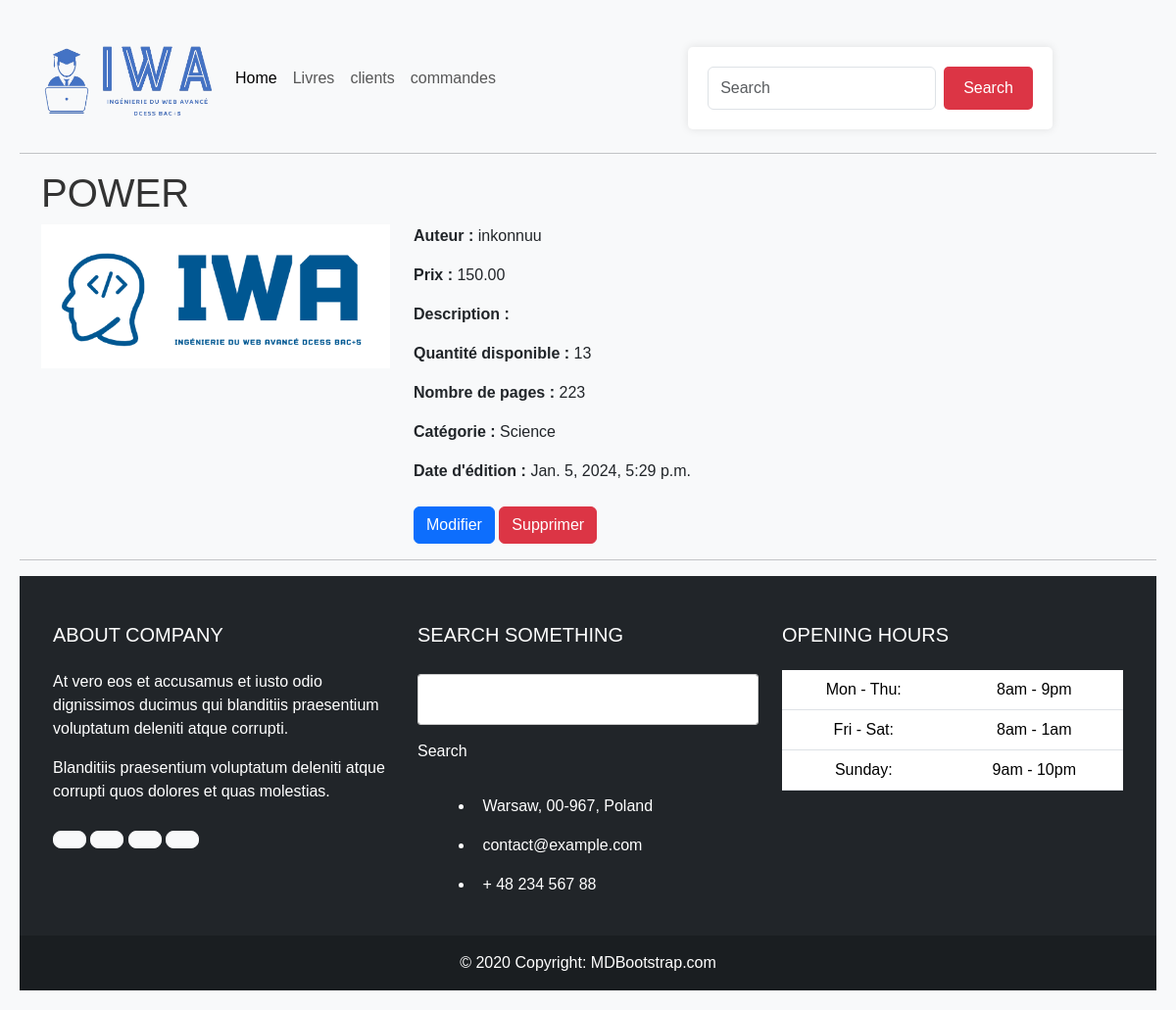
/livre/detail_livre/1, run on the app's committed database.
### Livre/models.py (models this page shows, shortened)
class Livre(models.Model):
    CATEGORY = (
        ('Physique', 'Physique'),
        ('Mathématique', 'Mathématique'),
        ('Chimie', 'Chimie'),
        ('Science', 'Science'),
        ('Enfant', 'Enfant'),
        ('Informatique', 'Informatique')
    )
    titre = models.CharField(max_length=100)
    auteur = models.CharField(max_length=100)
    prix = models.DecimalField(max_digits=5, decimal_places=2)
    discription = models.TextField(null=True, blank=True)
    image_covr = models.ImageField(upload_to='photos/%y/%m/%d', null=True)
    quantite = models.IntegerField()
    pages = models.PositiveSmallIntegerField()
    category = models.CharField(max_length=190, null=True, choices=CATEGORY)
    date_edition = models.DateTimeField(default=datetime.now)

### Livre/views.py (the view)
# urls.py: path('detail_livre/<int:id>', views.detail_livre, name='detail_livre'),
def detail_livre(request, id):
    livre = get_object_or_404(Livre, id=id)
    context = {'livre': livre}
    return render(request, 'livre/detail_livre.html', context)

### templates/livre/detail_livre.html
{%extends 'main.html'%}
{% block contenu%}
 <div class="container">
    <div class="row">
        <div class="col-md-12">
            <h1>{{ livre.titre }}</h1>
        </div>
    </div>
    <div class="row">
        <div class="col-md-4">
            <img src="{{ livre.image_covr.url }}" alt="Image de couverture du livre" class="img-fluid">
        </div>
        <div class="col-md-8">
            <p><strong>Auteur :</strong> {{ livre.auteur }}</p>
            <p><strong>Prix :</strong> {{ livre.prix }}</p>
            <p><strong>Description :</strong> {{ livre.discription }}</p>
            <p><strong>Quantité disponible :</strong> {{ livre.quantite }}</p>
            <p><strong>Nombre de pages :</strong> {{ livre.pages }}</p>
            <p><strong>Catégorie :</strong> {{ livre.category }}</p>
            <p><strong>Date d'édition :</strong> {{ livre.date_edition }}</p>
            <div class="mt-4">
                <a href="{%url 'modifier_livre' livre.id%}" class="btn btn-primary">Modifier</a>
                <a href="{%url 'supprimer_livre' livre.id%}" class="btn btn-danger ml-3">Supprimer</a>
            </div>
        </div>
    </div>
</div>
{%endblock%}

### static/css/main.css (style rules this page uses)
body { font-family: Arial, sans-serif; background-color: #f8f9fa; }
body { font-family: Arial, sans-serif; background-color: #f4f4f4; padding: 20px; }
h1 { color: #333; }
body { font-family: Arial, sans-serif; background-color: #f8f9fa; padding: 20px; }
a { color: #007bff; text-decoration: none; }

### data on the page
Livre: titre "POWER", image_covr (picture), auteur "inkonnuu", prix "150.00", quantite "13", pages "223", category "Science", date_edition "Jan. 5, 2024, 5:29 p.m."
